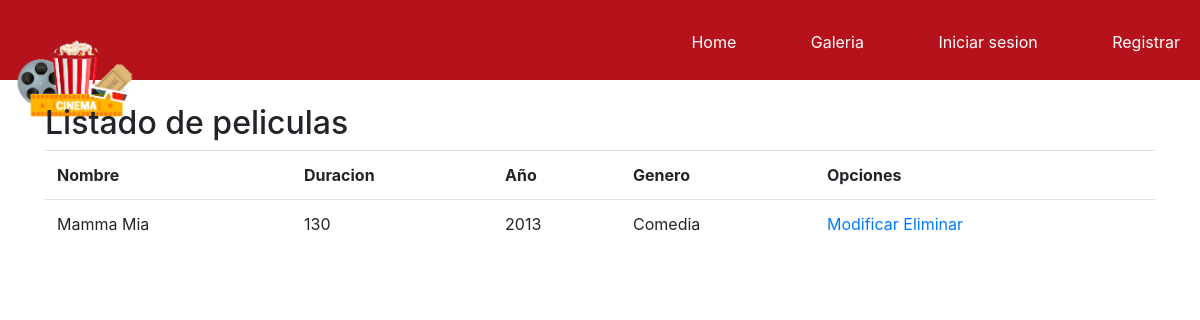
The app's page /listado_peliculas/, older data.
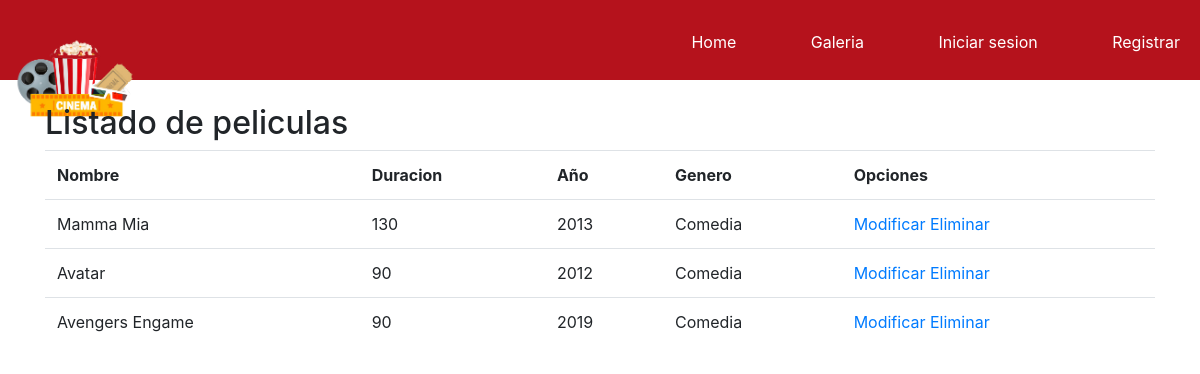
The same page, newer data.
### core/models.py (models this page shows, shortened)
class Pelicula(models.Model):
    nombre=models.CharField(max_length=200)
    duracion= models.IntegerField()
    anio=models.IntegerField()
    genero=models.ForeignKey(Genero, on_delete=models.CASCADE)
    sinopsis = models.TextField(null = True, blank = True)
    fecha_estreno = models.DateField()
    imagen = models.ImageField(null = True, blank = True)

class Genero(models.Model):
    nombre= models.CharField(max_length=80)
    def __str__(self):
        return self.nombre

### core/views.py (the view)
# urls.py: path('listado_peliculas/',listado_pelicula, name='listado_peliculas'),
def listado_pelicula(request):
    peliculas=Pelicula.objects.all()
    data={
        'peliculas':peliculas
    }
    return render(request, 'core/listado_peliculas.html',data)

### core/templates/core/listado_peliculas.html (shortened to what this page needs)
{% extends 'core/basico.html' %}
{% load static%}
{% block contenido %}
{% block css %}
<link rel="stylesheet" href="//cdnjs.cloudflare.com/ajax/libs/toastr.js/latest/css/toastr.min.css">
{%endblock %}
 <h2> Listado de peliculas </h2>
 <table class="table table-stripped">
    <tr>
        <th>
            Nombre
        </th>
        <th>
            Duracion
        </th>
        <th>
            Año
        </th>
        <th>
            Genero
        </th>
        <th>
            Opciones
        </th>
    </tr>
    {% for p in peliculas %}
       <tr>
        <td>
            {{p.nombre}}
        </td>
        <td>
            {{p.duracion}}
        </td>
        <td>
            {{p.anio}}
        </td>
        <td>{{p.genero}}</td>
        <td>
            <a href="{% url 'modificar_pelicula' p.id %}">Modificar</a>
            <a onclick="confirmarEliminacion(  '{{p.id }}'  , '{{p.nombre }}' )" href="#">Eliminar</a> </td>
       </tr>
    {% endfor %}
 </table>
{% endblock %}

### core/templates/core/basico.html (shortened to what this page needs)
<!DOCTYPE html>
<html lang="es">
<head>
    {% load static %}
    {% block css%}
    {% endblock %}
    <link rel="stylesheet" href="{% static 'core/css/estilos.css' %}">
    <link rel="stylesheet" href="https://cdn.jsdelivr.net/npm/bootstrap@4.3.1/dist/css/bootstrap.min.css">
</head>
<body>
    <header>
        <img src="{% static 'core/img/logo.png' %}" alt="Logo" class="logo">
        <nav>
                <ul>
                        <li>
                            <a href="{% url 'home' %}">Home</a>
                        </li>
                        <li>
                            <a href="{% url 'galeria' %}">Galeria</a>
                        </li>
                        {% if user.is_authenticated %}
                        <li>
                            <a href="{% url 'nueva_pelicula' %}">Nueva Pelicula</a>
                        </li>
                        <li>
                            <a href="{% url 'listado_peliculas' %}">Listado Peliculas</a>
                        </li>
                        <li>
                            <a href="#">Usuario: {{user.username}}</a>
                        </li>
                        <li>
                            <a href="{% url 'logout' %}">Cerrar sesion</a>
                        </li>
                        {% else %}
                        <li>
                            <a href="{% url 'login' %}">Iniciar sesion</a>
                        </li>
                        <li>
                            <a href="{% url 'registro_usuario' %}">Registrar</a>
                        </li>
                        {% endif %}
                </ul>
        </nav>
    </header>
    <div id="principal">
       <br>
        <div class="container">
            {% block contenido %}
            {% endblock %}
        </div>
    </div>
    <br>
    <br>
</body>
</html>

### core/static/core/css/estilos.css (style rules this page uses)
* { margin:0; padding: 0; }
body { background-color:rgb(219, 219, 219); font-family: fantasy; }
header { width: 100%; height: 80px; background-color:#b5121c;; transition: all 0.5s; }
#principal { width: 100%; min-height: 500px; height: auto; }
nav { width: auto; float:right; }
nav > ul > li { display: inline-block; margin-left:30px; padding:30px 20px; transition: all 0.5s; }
nav > ul > li > a { color:white; text-decoration: none; }
.logo { width: 150px; }

Row changes from the older to the newer data that the page shows:
added Pelicula: nombre "Avatar", duracion "90", anio "2012", genero "Comedia"
added Pelicula: nombre "Avengers Engame", duracion "90", anio "2019", genero "Comedia"
